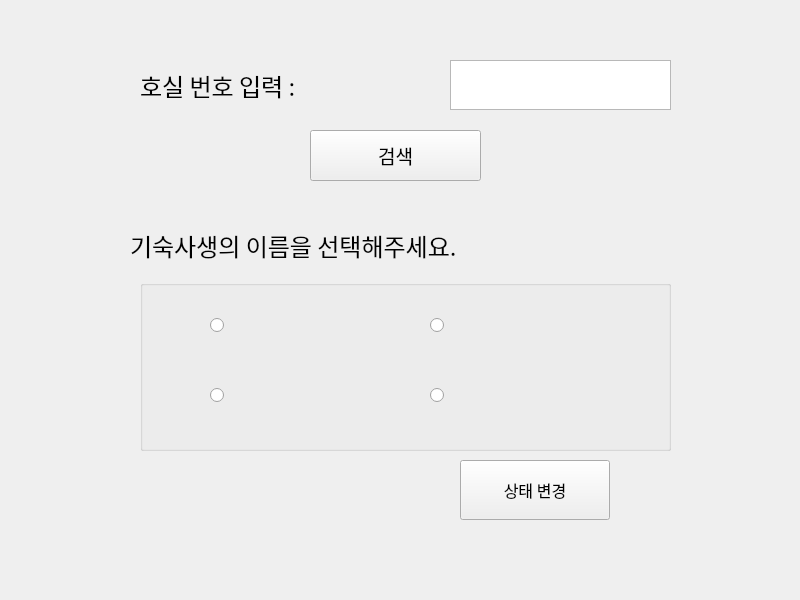
<?xml version="1.0" encoding="UTF-8"?>
<ui version="4.0">
 <class>Form</class>
 <widget class="QWidget" name="Form">
  <property name="geometry">
   <rect>
    <x>0</x>
    <y>0</y>
    <width>800</width>
    <height>600</height>
   </rect>
  </property>
  <property name="font">
   <font>
    <family>궁서체</family>
    <pointsize>16</pointsize>
   </font>
  </property>
  <property name="windowTitle">
   <string>Form</string>
  </property>
  <widget class="QPushButton" name="btn_search_room">
   <property name="geometry">
    <rect>
     <x>310</x>
     <y>130</y>
     <width>171</width>
     <height>51</height>
    </rect>
   </property>
   <property name="font">
    <font>
     <family>궁서체</family>
     <pointsize>14</pointsize>
    </font>
   </property>
   <property name="text">
    <string>검색</string>
   </property>
  </widget>
  <widget class="QLabel" name="status_title">
   <property name="geometry">
    <rect>
     <x>130</x>
     <y>220</y>
     <width>561</width>
     <height>51</height>
    </rect>
   </property>
   <property name="font">
    <font>
     <family>궁서체</family>
     <pointsize>18</pointsize>
    </font>
   </property>
   <property name="text">
    <string>기숙사생의 이름을 선택해주세요.</string>
   </property>
  </widget>
  <widget class="QLabel" name="selected">
   <property name="geometry">
    <rect>
     <x>170</x>
     <y>470</y>
     <width>151</width>
     <height>41</height>
    </rect>
   </property>
   <property name="font">
    <font>
     <family>궁서체</family>
     <pointsize>18</pointsize>
    </font>
   </property>
   <property name="text">
    <string/>
   </property>
  </widget>
  <widget class="QLabel" name="status">
   <property name="geometry">
    <rect>
     <x>330</x>
     <y>470</y>
     <width>121</width>
     <height>41</height>
    </rect>
   </property>
   <property name="font">
    <font>
     <family>궁서체</family>
     <pointsize>18</pointsize>
    </font>
   </property>
   <property name="text">
    <string/>
   </property>
  </widget>
  <widget class="QPushButton" name="btn_change_status">
   <property name="geometry">
    <rect>
     <x>460</x>
     <y>460</y>
     <width>150</width>
     <height>60</height>
    </rect>
   </property>
   <property name="font">
    <font>
     <family>궁서체</family>
     <pointsize>12</pointsize>
    </font>
   </property>
   <property name="text">
    <string>상태 변경</string>
   </property>
  </widget>
  <widget class="QPlainTextEdit" name="room_number">
   <property name="geometry">
    <rect>
     <x>450</x>
     <y>60</y>
     <width>221</width>
     <height>50</height>
    </rect>
   </property>
  </widget>
  <widget class="QLabel" name="status_title_2">
   <property name="geometry">
    <rect>
     <x>140</x>
     <y>60</y>
     <width>311</width>
     <height>51</height>
    </rect>
   </property>
   <property name="font">
    <font>
     <family>궁서체</family>
     <pointsize>18</pointsize>
    </font>
   </property>
   <property name="text">
    <string>호실 번호 입력 : </string>
   </property>
  </widget>
  <widget class="QGroupBox" name="groupBox">
   <property name="geometry">
    <rect>
     <x>140</x>
     <y>280</y>
     <width>531</width>
     <height>171</height>
    </rect>
   </property>
   <property name="title">
    <string/>
   </property>
   <widget class="QRadioButton" name="member4">
    <property name="geometry">
     <rect>
      <x>290</x>
      <y>90</y>
      <width>171</width>
      <height>51</height>
     </rect>
    </property>
    <property name="text">
     <string/>
    </property>
   </widget>
   <widget class="QRadioButton" name="member1">
    <property name="geometry">
     <rect>
      <x>70</x>
      <y>20</y>
      <width>171</width>
      <height>51</height>
     </rect>
    </property>
    <property name="text">
     <string/>
    </property>
   </widget>
   <widget class="QRadioButton" name="member2">
    <property name="geometry">
     <rect>
      <x>290</x>
      <y>20</y>
      <width>171</width>
      <height>51</height>
     </rect>
    </property>
    <property name="text">
     <string/>
    </property>
   </widget>
   <widget class="QRadioButton" name="member3">
    <property name="geometry">
     <rect>
      <x>70</x>
      <y>90</y>
      <width>171</width>
      <height>51</height>
     </rect>
    </property>
    <property name="text">
     <string/>
    </property>
   </widget>
  </widget>
 </widget>
 <resources/>
 <connections>
  <connection>
   <sender>btn_search_room</sender>
   <signal>clicked()</signal>
   <receiver>Form</receiver>
   <slot>getText()</slot>
   <hints>
    <hint type="sourcelabel">
     <x>439</x>
     <y>146</y>
    </hint>
    <hint type="destinationlabel">
     <x>567</x>
     <y>119</y>
    </hint>
   </hints>
  </connection>
  <connection>
   <sender>member1</sender>
   <signal>clicked()</signal>
   <receiver>Form</receiver>
   <slot>checkStatus()</slot>
   <hints>
    <hint type="sourcelabel">
     <x>315</x>
     <y>325</y>
    </hint>
    <hint type="destinationlabel">
     <x>72</x>
     <y>289</y>
    </hint>
   </hints>
  </connection>
  <connection>
   <sender>member2</sender>
   <signal>clicked()</signal>
   <receiver>Form</receiver>
   <slot>checkStatus()</slot>
   <hints>
    <hint type="sourcelabel">
     <x>494</x>
     <y>306</y>
    </hint>
    <hint type="destinationlabel">
     <x>731</x>
     <y>285</y>
    </hint>
   </hints>
  </connection>
  <connection>
   <sender>member3</sender>
   <signal>clicked()</signal>
   <receiver>Form</receiver>
   <slot>checkStatus()</slot>
   <hints>
    <hint type="sourcelabel">
     <x>274</x>
     <y>395</y>
    </hint>
    <hint type="destinationlabel">
     <x>72</x>
     <y>401</y>
    </hint>
   </hints>
  </connection>
  <connection>
   <sender>member4</sender>
   <signal>clicked()</signal>
   <receiver>Form</receiver>
   <slot>checkStatus()</slot>
   <hints>
    <hint type="sourcelabel">
     <x>493</x>
     <y>387</y>
    </hint>
    <hint type="destinationlabel">
     <x>734</x>
     <y>361</y>
    </hint>
   </hints>
  </connection>
 </connections>
 <slots>
  <slot>getText()</slot>
  <slot>checkStatus()</slot>
 </slots>
</ui>
